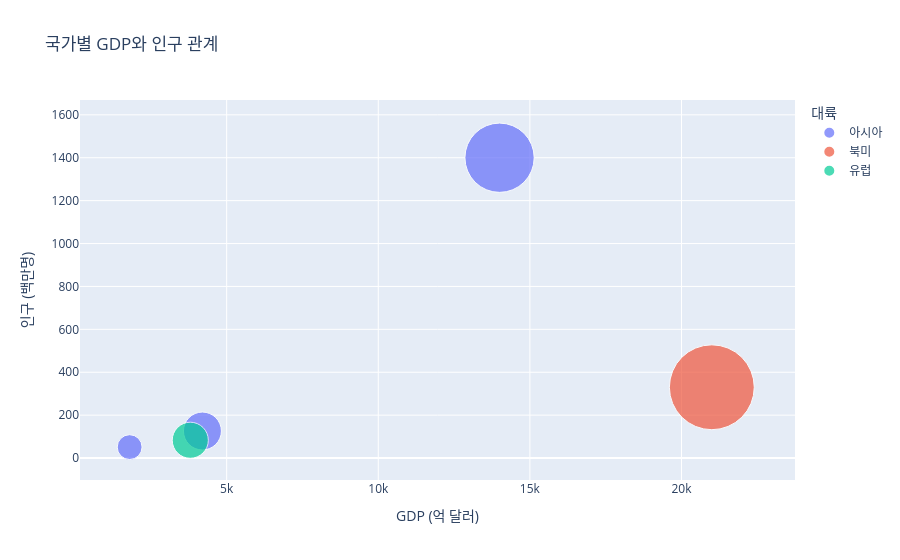

Notebook source saved alongside this figure:
### Markdown cell above
## 버블 차트

### Code cell
# 크기까지 고려한 버블 차트
countries = {
    '국가': ['한국', '일본', '중국', '미국', '독일'],
    'GDP': [1800, 4200, 14000, 21000, 3800],
    '인구': [51, 126, 1400, 330, 83],
    '대륙': ['아시아', '아시아', '아시아', '북미', '유럽']
}

df_countries = pd.DataFrame(countries)

fig = px.scatter(df_countries, x='GDP', y='인구',
                 size='GDP', color='대륙',
                 hover_name='국가',
                 title='국가별 GDP와 인구 관계',
                 size_max=60)

fig.update_layout(
    xaxis_title="GDP (억 달러)",
    yaxis_title="인구 (백만명)"
)

fig.show()

### Figure 1 — Plotly figure (JSON) as saved in the notebook; plotly's stock layout.template omitted (floating-point values rounded to 4 significant figures)
{"data": [{"hovertemplate": "<b>%{hovertext}</b><br><br>대륙=아시아<br>GDP=%{marker.size}<br>인구=%{y}<extra></extra>", "hovertext": ["한국", "일본", "중국"], "legendgroup": "아시아", "marker": {"color": "#636efa", "size": [1800, 4200, 14000], "sizemode": "area", "sizeref": 5.833, "symbol": "circle"}, "mode": "markers", "name": "아시아", "orientation": "v", "showlegend": true, "type": "scatter", "x": [1800, 4200, 14000], "xaxis": "x", "y": [51, 126, 1400], "yaxis": "y"}, {"hovertemplate": "<b>%{hovertext}</b><br><br>대륙=북미<br>GDP=%{marker.size}<br>인구=%{y}<extra></extra>", "hovertext": ["미국"], "legendgroup": "북미", "marker": {"color": "#EF553B", "size": [21000], "sizemode": "area", "sizeref": 5.833, "symbol": "circle"}, "mode": "markers", "name": "북미", "orientation": "v", "showlegend": true, "type": "scatter", "x": [21000], "xaxis": "x", "y": [330], "yaxis": "y"}, {"hovertemplate": "<b>%{hovertext}</b><br><br>대륙=유럽<br>GDP=%{marker.size}<br>인구=%{y}<extra></extra>", "hovertext": ["독일"], "legendgroup": "유럽", "marker": {"color": "#00cc96", "size": [3800], "sizemode": "area", "sizeref": 5.833, "symbol": "circle"}, "mode": "markers", "name": "유럽", "orientation": "v", "showlegend": true, "type": "scatter", "x": [3800], "xaxis": "x", "y": [83], "yaxis": "y"}], "layout": {"legend": {"itemsizing": "constant", "title": {"text": "대륙"}, "tracegroupgap": 0}, "title": {"text": "국가별 GDP와 인구 관계"}, "xaxis": {"anchor": "y", "domain": [0, 1], "title": {"text": "GDP (억 달러)"}}, "yaxis": {"anchor": "x", "domain": [0, 1], "title": {"text": "인구 (백만명)"}}}}
